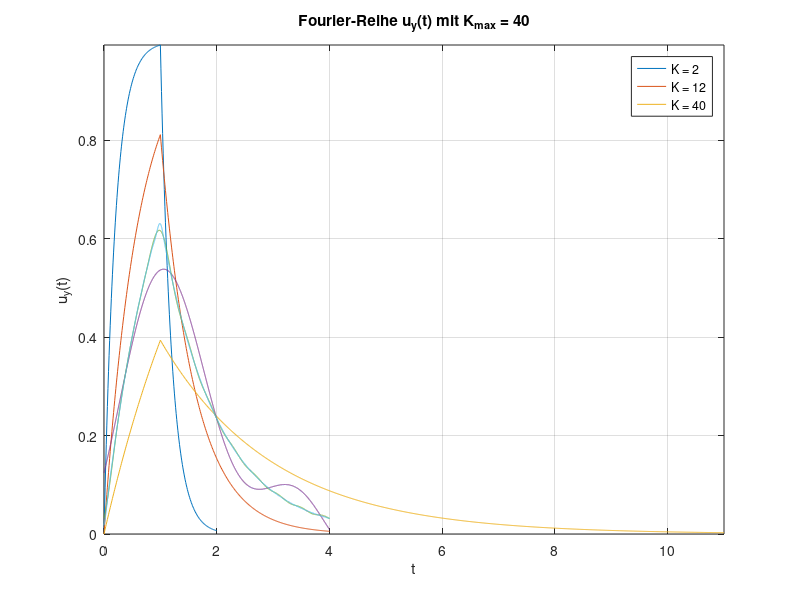

MATLAB code for this plot:
% Malte Mueller Finn Lanz 10.04.2019

%% Aufgabe 1

U = 1;
tau = 1;
dt = tau/100;

% Berechnung der Lade- und Entladekurve

t1 = 0:dt:tau;              % Ladezeit
uy1 = U * (1-exp(-t1/tau)); % Ladefunktion

t2 = tau:dt:(tau+5*tau);    % Entladezeit
uy2 = U * (1-exp(-tau/tau)) * exp(-(t2-tau)/tau);   % Entladefunktion

uy = [uy1, uy2];    % Zusammensetzen der Lade- und Entladewerte
t = [t1, t2];

plot(t, uy); grid on; grid minor; %axis tight; 

% Beschriftung des Graphen

title('Ausgangsspannung u_y(t)');
xlabel('t');
ylabel('u_y(t)');

%% Aufgabe 2
U = 1; 
T1 = 1; % Umschaltzeitpunkt
tau = 1; 
dt = tau/100;

for m = 1:10
    tau = m*T1/5;
    
    t1 = (0:dt:T1);
    uy1 = U * (1-exp(-t1/tau));
    
    t2 = (T1:dt:((T1+5*tau)));
    uy2 = U * (1-exp(-T1/tau)) * exp(-(t2-T1)/tau);
    uy = [uy1 uy2];
   
    t = [t1 t2];
    
    if (m == 1 || m == 3 || m == 10)
        plot(t, uy);
        legend(strcat('m = ', num2str(m)));
        hold on;
    end
    
    pause(0.5);

end

% Beschriftung des Plots
title('Ausgangsspannung u_y(t)');
legend('m = 1', 'm = 3', 'm = 10');
xlabel('t');
ylabel('u_y(t)');

grid on; grid minor; axis tight; % Optimierung Graph
%% Aufgabe 3

T = 5;  % Periodendauer
tau = 1;
t1 = linspace(0, tau, 1000);
t2 = linspace(tau, 4*tau, 4000);
F = 1/T;
t = [t1, t2];
dt = tau/100;

% Berechnung der Fourier-Reihe
for K = 1:40
    uyt = 0;

    for k = -K:K
        Hkf = 1 / (1 + 1i*2*pi*k*F*tau);
        Xk = exp(-1i*2*pi*k*F*(tau/2)) * (tau/T) * sinc(k*F*tau); %% sinc ohne PI!
        Yk = Hkf * Xk;
        uyt = uyt + Yk * exp(1i*2*pi*k*F*t);
    end
    if (K == 2 || K == 12 || K == 40)
        plot(t, uyt);
        legend(strcat('K = ', num2str(K))); % Ausgabe des k-ten Durchlauf
        hold on;
    end
    %pause(0.2);
end
% Beschriftung des Plots

title('Fourier-Reihe u_y(t) mit K_{max} = 40' );
xlabel('t');
ylabel('u_y(t)');
legend('K = 2', 'K = 12', 'K = 40');
grid on; grid minor;

hold off;